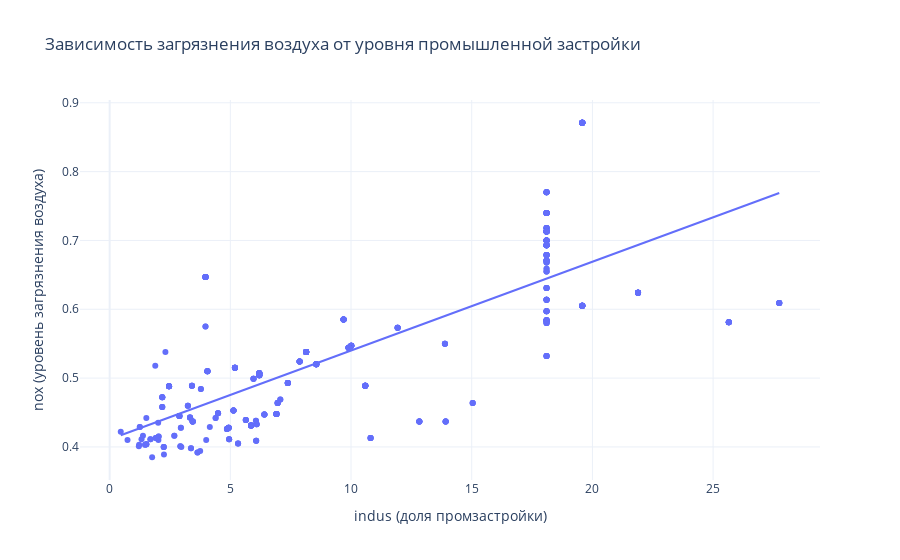

Write notebook code for a chart like this one.
### Markdown cell above
Кажется, что indus и nox должны быть сильно связаны (возможно, можно будет получить одну переменную из них), посмотрим на их зависимость:

### Code cell
fig = px.scatter(
    df,
    x = 'indus',
    y = 'nox',
    title = 'Зависимость загрязнения воздуха от уровня промышленной застройки',
    labels = {'indus': 'indus (доля промзастройки)', 'nox': 'nox (уровень загрязнения воздуха)'},
    trendline='ols', 
    template='plotly_white'
)

fig.show()

### Figure 1 — Plotly figure (JSON) as saved in the notebook; plotly's stock layout.template omitted (floating-point values rounded to 4 significant figures; data arrays with more than 128 entries replaced by an {"elided": "..."} marker saying what was removed)
{"data": [{"hovertemplate": "indus (доля промзастройки)=%{x}<br>nox (уровень загрязнения воздуха)=%{y}<extra></extra>", "legendgroup": "", "marker": {"color": "#636efa", "symbol": "circle"}, "mode": "markers", "name": "", "orientation": "v", "showlegend": false, "type": "scatter", "x": {"elided": "506 float values"}, "xaxis": "x", "y": {"elided": "506 float values"}, "yaxis": "y"}, {"hovertemplate": "<b>OLS trendline</b><br>nox = 0.0128988 * indus + 0.411044<br>R<sup>2</sup>=0.583164<br><br>indus (доля промзастройки)=%{x}<br>nox (уровень загрязнения воздуха)=%{y} <b>(trend)</b><extra></extra>", "legendgroup": "", "marker": {"color": "#636efa", "symbol": "circle"}, "mode": "lines", "name": "", "showlegend": false, "type": "scatter", "x": {"elided": "506 float values"}, "xaxis": "x", "y": {"elided": "506 float values"}, "yaxis": "y"}], "layout": {"legend": {"tracegroupgap": 0}, "title": {"text": "Зависимость загрязнения воздуха от уровня промышленной застройки"}, "xaxis": {"anchor": "y", "domain": [0, 1], "title": {"text": "indus (доля промзастройки)"}}, "yaxis": {"anchor": "x", "domain": [0, 1], "title": {"text": "nox (уровень загрязнения воздуха)"}}}}
